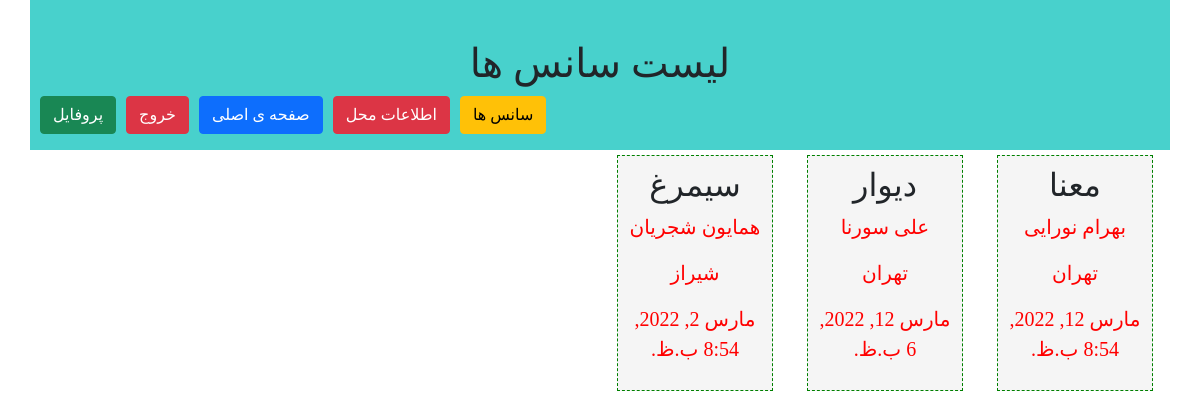
Screenshot of /ticketSales/time/list (signed in) with the database file from the repository.
### ticketSales/models.py (models this page shows, shortened)
class timeModel(models.Model):
    class Meta:
        verbose_name = "سانس"
        verbose_name_plural = "سانس"
    concertModel = models.ForeignKey(to="concertModel", on_delete=models.PROTECT,verbose_name = "کنسرت")
    locationModel = models.ForeignKey(to="locationModel", on_delete=models.PROTECT,verbose_name = "محل برگزاری")
    StartDateTime = models.DateTimeField(verbose_name = "تاریخ برگزاری")
    seats = models.IntegerField(verbose_name = "تعداد صندلی")
    Start = 1
    End = 2
    Cancle = 3
    Sales = 4
    status_choices=((Start,"فروش بلیط شروع شده است"),
                    (End,"فروش بلیط تمام شده است"),
                    (Cancle,"این سانس کنسل شده است"),
                    (Sales,"درحال فروش بلیط"))
    statuses = models.IntegerField(choices = status_choices,verbose_name = "وضعیت")

class concertModel(models.Model):
    class Meta:
        verbose_name = "کنسرت"
        verbose_name_plural = "کنسرت"
    Name = models.CharField(max_length=100,verbose_name = "نام کنسرت")
    SingerName = models.CharField(max_length=100,verbose_name = "نام خواننده")
    length = models.IntegerField(verbose_name = "مدت زمان")
    Poster = models.ImageField(upload_to = "concertImages/",null=True,verbose_name = "برچسب")

class locationModel(models.Model):
    class Meta:
        verbose_name = "محل برگزاری"
        verbose_name_plural = "محل برگزاری"
    IdNumber = models.IntegerField(primary_key=True,verbose_name = "کد محل")
    Name = models.CharField(max_length=100,verbose_name = "نام محل")
    Address = models.CharField(max_length=500, default="تهران برج میلاد",verbose_name = "آدرس")
    Phone = models.CharField(max_length=11,null=True,verbose_name = "تلفن")
    Capacity = models.IntegerField(verbose_name = "ظرفیت")

### ticketSales/views.py (the view)
# urls.py: path('time/list', views.timeView),
@login_required
def timeView(request):
        times = timeModel.objects.all()
        context = {
            "timelist" : times,
        }
        return render(request, "ticketSales/timelist.html", context)

### ticketSales/templates/ticketSales/timelist.html (shortened to what this page needs)
{% extends "ticketSales/layout.html" %}
{% block titlepage %}
    لیست سانس ها
{% endblock %}
{% block mainContent %}
    {% if timelist %}
        {% for time in timelist %}
            <div class="col-md-2">
                <a>
                    <div class="timeBox">
                        <h2> {{ time.concertModel.Name }} </h2>
                        <p> {{ time.concertModel.SingerName }} </p>
                        <p> {{ time.locationModel.Name }} </p>
                        <p> {{ time.StartDateTime }} </p>
                    </div>
                </a>
            </div>
        {% endfor %}
    {% endif %}
{% endblock %}

### ticketSales/static/ticketSales/css/style.css (style rules this page uses)
body { font-family: IranSanse; }
p { color: red; font-size: 20px; }
.timeBox { margin: 5px; background-color: whitesmoke; font-size: 15px; border: 1px dashed green; padding: 10px; text-align: center }

### rows the page displays
timeModel: concertModel.Name "معنا", concertModel.SingerName "بهرام نورایی", locationModel.Name "تهران", StartDateTime "مارس 12, 2022, 8:54 ب.ظ."
timeModel: concertModel.Name "دیوار", concertModel.SingerName "علی سورنا", locationModel.Name "تهران", StartDateTime "مارس 12, 2022, 6 ب.ظ."
timeModel: concertModel.Name "سیمرغ", concertModel.SingerName "همایون شجریان", locationModel.Name "شیراز", StartDateTime "مارس 2, 2022, 8:54 ب.ظ."
